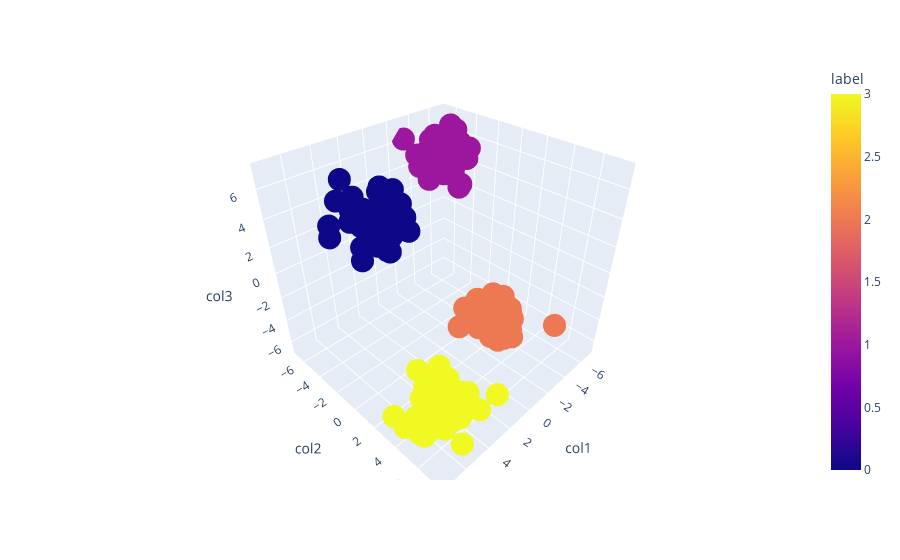

Write notebook code for a chart like this one.
### Code cell
fig = px.scatter_3d(df,x='col1', y='col2', z='col3',color='label')
fig.show()

### Figure 1 — Plotly figure (JSON) as saved in the notebook; plotly's stock layout.template omitted (floating-point values rounded to 4 significant figures; data arrays with more than 128 entries replaced by an {"elided": "..."} marker saying what was removed)
{"data": [{"hovertemplate": "col1=%{x}<br>col2=%{y}<br>col3=%{z}<br>label=%{marker.color}<extra></extra>", "legendgroup": "", "marker": {"color": {"elided": "200 int values"}, "coloraxis": "coloraxis", "symbol": "circle"}, "mode": "markers", "name": "", "scene": "scene", "showlegend": false, "type": "scatter3d", "x": {"elided": "200 float values"}, "y": {"elided": "200 float values"}, "z": {"elided": "200 float values"}}], "layout": {"coloraxis": {"colorbar": {"title": {"text": "label"}}, "colorscale": [[0, "#0d0887"], [0.1111, "#46039f"], [0.2222, "#7201a8"], [0.3333, "#9c179e"], [0.4444, "#bd3786"], [0.5556, "#d8576b"], [0.6667, "#ed7953"], [0.7778, "#fb9f3a"], [0.8889, "#fdca26"], [1, "#f0f921"]]}, "legend": {"tracegroupgap": 0}, "margin": {"t": 60}, "scene": {"domain": {"x": [0, 1], "y": [0, 1]}, "xaxis": {"title": {"text": "col1"}}, "yaxis": {"title": {"text": "col2"}}, "zaxis": {"title": {"text": "col3"}}}}}
